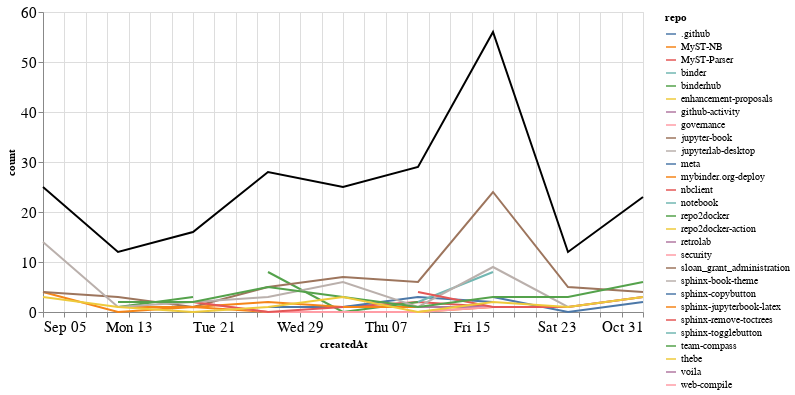

The notebook cell this image was saved under:
### Markdown cell above
### Comments

### Code cell
comments_time = comments.groupby('repo').resample('W', on='createdAt').count()['author'].reset_index()
comments_time = comments_time.rename(columns={'author': 'count'})
comments_time_total = comments_time.groupby('createdAt').agg({"count": "sum"}).reset_index()
ch1 = alt.Chart(comments_time, width=600).mark_line().encode(
    x='createdAt',
    y='count',
    color='repo',
    tooltip="repo"
)

ch2 = alt.Chart(comments_time_total, width=600).mark_line(color="black").encode(
    x='createdAt',
    y='count',
)

ch1 + ch2

### Figure 1 — Vega-Lite specification as saved in the notebook (floating-point values rounded to 4 significant figures)
{"config": {"axisLeft": {"labelFontSize": 15}, "axisBottom": {"labelFontSize": 15}}, "layer": [{"data": {"name": "data-4e8ce2cc9cfd083fa67216bd5e89d2b6"}, "mark": "line", "encoding": {"color": {"type": "nominal", "field": "repo"}, "tooltip": {"type": "nominal", "field": "repo"}, "x": {"type": "temporal", "field": "createdAt"}, "y": {"type": "quantitative", "field": "count"}}, "width": 600}, {"data": {"name": "data-1055e71a3d2b40f1b4ad327c53e05aa1"}, "mark": {"type": "line", "color": "black"}, "encoding": {"x": {"type": "temporal", "field": "createdAt"}, "y": {"type": "quantitative", "field": "count"}}, "width": 600}], "$schema": "https://vega.github.io/schema/vega-lite/v4.8.1.json", "datasets": {"data-4e8ce2cc9cfd083fa67216bd5e89d2b6": [{"repo": ".github", "createdAt": "2021-09-12T00:00:00", "count": 1}, {"repo": "MyST-NB", "createdAt": "2021-09-05T00:00:00", "count": 4}, {"repo": "MyST-NB", "createdAt": "2021-09-12T00:00:00", "count": 0}, {"repo": "MyST-NB", "createdAt": "2021-09-19T00:00:00", "count": 1}, {"repo": "MyST-NB", "createdAt": "2021-09-26T00:00:00", "count": 0}, {"repo": "MyST-NB", "createdAt": "2021-10-03T00:00:00", "count": 0}, {"repo": "MyST-NB", "createdAt": "2021-10-10T00:00:00", "count": 0}, {"repo": "MyST-NB", "createdAt": "2021-10-17T00:00:00", "count": 1}, {"repo": "MyST-NB", "createdAt": "2021-10-24T00:00:00", "count": 1}, {"repo": "MyST-Parser", "createdAt": "2021-09-26T00:00:00", "count": 1}, {"repo": "MyST-Parser", "createdAt": "2021-10-03T00:00:00", "count": 1}, {"repo": "MyST-Parser", "createdAt": "2021-10-10T00:00:00", "count": 2}, {"repo": "MyST-Parser", "createdAt": "2021-10-17T00:00:00", "count": 1}, {"repo": "binder", "createdAt": "2021-09-19T00:00:00", "count": 1}, {"repo": "binderhub", "createdAt": "2021-09-26T00:00:00", "count": 8}, {"repo": "binderhub", "createdAt": "2021-10-03T00:00:00", "count": 0}, {"repo": "binderhub", "createdAt": "2021-10-10T00:00:00", "count": 2}, {"repo": "enhancement-proposals", "createdAt": "2021-10-10T00:00:00", "count": 2}, {"repo": "github-activity", "createdAt": "2021-10-10T00:00:00", "count": 1}, {"repo": "github-activity", "createdAt": "2021-10-17T00:00:00", "count": 1}, {"repo": "governance", "createdAt": "2021-09-19T00:00:00", "count": 2}, {"repo": "governance", "createdAt": "2021-09-26T00:00:00", "count": 0}, {"repo": "governance", "createdAt": "2021-10-03T00:00:00", "count": 0}, {"repo": "governance", "createdAt": "2021-10-10T00:00:00", "count": 0}, {"repo": "governance", "createdAt": "2021-10-17T00:00:00", "count": 1}, {"repo": "jupyter-book", "createdAt": "2021-09-05T00:00:00", "count": 4}, {"repo": "jupyter-book", "createdAt": "2021-09-12T00:00:00", "count": 3}, {"repo": "jupyter-book", "createdAt": "2021-09-19T00:00:00", "count": 1}, {"repo": "jupyter-book", "createdAt": "2021-09-26T00:00:00", "count": 5}, {"repo": "jupyter-book", "createdAt": "2021-10-03T00:00:00", "count": 7}, {"repo": "jupyter-book", "createdAt": "2021-10-10T00:00:00", "count": 6}, {"repo": "jupyter-book", "createdAt": "2021-10-17T00:00:00", "count": 24}, {"repo": "jupyter-book", "createdAt": "2021-10-24T00:00:00", "count": 5}, {"repo": "jupyter-book", "createdAt": "2021-10-31T00:00:00", "count": 4}, {"repo": "jupyterlab-desktop", "createdAt": "2021-09-26T00:00:00", "count": 1}, {"repo": "meta", "createdAt": "2021-09-26T00:00:00", "count": 1}, {"repo": "meta", "createdAt": "2021-10-03T00:00:00", "count": 1}, {"repo": "meta", "createdAt": "2021-10-10T00:00:00", "count": 3}, {"repo": "meta", "createdAt": "2021-10-17T00:00:00", "count": 2}, {"repo": "mybinder.org-deploy", "createdAt": "2021-09-12T00:00:00", "count": 1}, {"repo": "mybinder.org-deploy", "createdAt": "2021-09-19T00:00:00", "count": 1}, {"repo": "mybinder.org-deploy", "createdAt": "2021-09-26T00:00:00", "count": 2}, {"repo": "mybinder.org-deploy", "createdAt": "2021-10-03T00:00:00", "count": 1}, {"repo": "mybinder.org-deploy", "createdAt": "2021-10-10T00:00:00", "count": 1}, {"repo": "nbclient", "createdAt": "2021-09-19T00:00:00", "count": 2}, {"repo": "nbclient", "createdAt": "2021-09-26T00:00:00", "count": 0}, {"repo": "nbclient", "createdAt": "2021-10-03T00:00:00", "count": 1}, {"repo": "notebook", "createdAt": "2021-10-10T00:00:00", "count": 2}, {"repo": "notebook", "createdAt": "2021-10-17T00:00:00", "count": 8}, {"repo": "repo2docker", "createdAt": "2021-09-12T00:00:00", "count": 1}, {"repo": "repo2docker", "createdAt": "2021-09-19T00:00:00", "count": 3}, {"repo": "repo2docker-action", "createdAt": "2021-09-19T00:00:00", "count": 1}, {"repo": "retrolab", "createdAt": "2021-10-31T00:00:00", "count": 1}, {"repo": "security", "createdAt": "2021-10-03T00:00:00", "count": 1}, {"repo": "sloan_grant_administration", "createdAt": "2021-10-10T00:00:00", "count": 4}, {"repo": "sphinx-book-theme", "createdAt": "2021-09-05T00:00:00", "count": 14}, {"repo": "sphinx-book-theme", "createdAt": "2021-09-12T00:00:00", "count": 1}, {"repo": "sphinx-book-theme", "createdAt": "2021-09-19T00:00:00", "count": 2}, {"repo": "sphinx-book-theme", "createdAt": "2021-09-26T00:00:00", "count": 3}, {"repo": "sphinx-book-theme", "createdAt": "2021-10-03T00:00:00", "count": 6}, {"repo": "sphinx-book-theme", "createdAt": "2021-10-10T00:00:00", "count": 1}, {"repo": "sphinx-book-theme", "createdAt": "2021-10-17T00:00:00", "count": 9}, {"repo": "sphinx-book-theme", "createdAt": "2021-10-24T00:00:00", "count": 1}, {"repo": "sphinx-book-theme", "createdAt": "2021-10-31T00:00:00", "count": 3}, {"repo": "sphinx-copybutton", "createdAt": "2021-10-17T00:00:00", "count": 3}, {"repo": "sphinx-copybutton", "createdAt": "2021-10-24T00:00:00", "count": 0}, {"repo": "sphinx-copybutton", "createdAt": "2021-10-31T00:00:00", "count": 2}, {"repo": "sphinx-jupyterbook-latex", "createdAt": "2021-10-03T00:00:00", "count": 1}, {"repo": "sphinx-remove-toctrees", "createdAt": "2021-10-10T00:00:00", "count": 4}, {"repo": "sphinx-remove-toctrees", "createdAt": "2021-10-17T00:00:00", "count": 1}, {"repo": "sphinx-remove-toctrees", "createdAt": "2021-10-24T00:00:00", "count": 1}, {"repo": "sphinx-remove-toctrees", "createdAt": "2021-10-31T00:00:00", "count": 3}, {"repo": "sphinx-togglebutton", "createdAt": "2021-10-31T00:00:00", "count": 1}, {"repo": "team-compass", "createdAt": "2021-09-12T00:00:00", "count": 2}, {"repo": "team-compass", "createdAt": "2021-09-19T00:00:00", "count": 2}, {"repo": "team-compass", "createdAt": "2021-09-26T00:00:00", "count": 5}, {"repo": "team-compass", "createdAt": "2021-10-03T00:00:00", "count": 3}, {"repo": "team-compass", "createdAt": "2021-10-10T00:00:00", "count": 1}, {"repo": "team-compass", "createdAt": "2021-10-17T00:00:00", "count": 3}, {"repo": "team-compass", "createdAt": "2021-10-24T00:00:00", "count": 3}, {"repo": "team-compass", "createdAt": "2021-10-31T00:00:00", "count": 6}, {"repo": "thebe", "createdAt": "2021-09-05T00:00:00", "count": 3}, {"repo": "thebe", "createdAt": "2021-09-12T00:00:00", "count": 1}, {"repo": "thebe", "createdAt": "2021-09-19T00:00:00", "count": 0}, {"repo": "thebe", "createdAt": "2021-09-26T00:00:00", "count": 1}, {"repo": "thebe", "createdAt": "2021-10-03T00:00:00", "count": 3}, {"repo": "thebe", "createdAt": "2021-10-10T00:00:00", "count": 0}, {"repo": "thebe", "createdAt": "2021-10-17T00:00:00", "count": 2}, {"repo": "thebe", "createdAt": "2021-10-24T00:00:00", "count": 1}, {"repo": "thebe", "createdAt": "2021-10-31T00:00:00", "count": 3}, {"repo": "voila", "createdAt": "2021-09-12T00:00:00", "count": 2}, {"repo": "web-compile", "createdAt": "2021-09-26T00:00:00", "count": 1}], "data-1055e71a3d2b40f1b4ad327c53e05aa1": [{"createdAt": "2021-09-05T00:00:00", "count": 25}, {"createdAt": "2021-09-12T00:00:00", "count": 12}, {"createdAt": "2021-09-19T00:00:00", "count": 16}, {"createdAt": "2021-09-26T00:00:00", "count": 28}, {"createdAt": "2021-10-03T00:00:00", "count": 25}, {"createdAt": "2021-10-10T00:00:00", "count": 29}, {"createdAt": "2021-10-17T00:00:00", "count": 56}, {"createdAt": "2021-10-24T00:00:00", "count": 12}, {"createdAt": "2021-10-31T00:00:00", "count": 23}]}}
